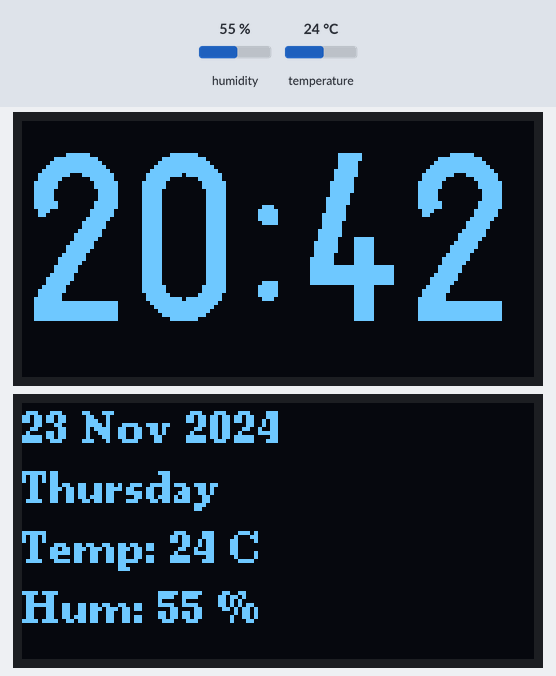
A sketch run on a simulated Arduino Mega 2560, built with avr-gcc and run on an emulated ATmega2560. On the bench: 2 × 128×64 one-colour display. Inputs (shaded band) come from the test bench; at power-on: humidity 55 %, temperature 24 °C.

Above: at 1.3 s.
1.4 s: humidity set to 22 %
At 3.3 s:
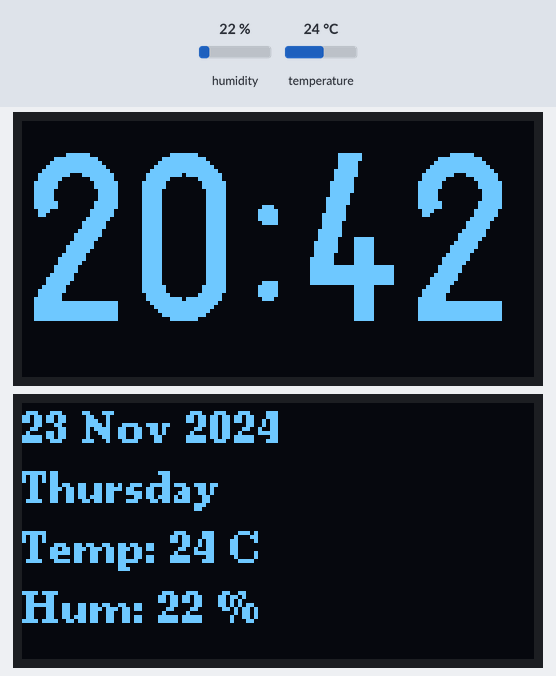
3.6 s: temperature set to 12 °C
At 5.8 s:
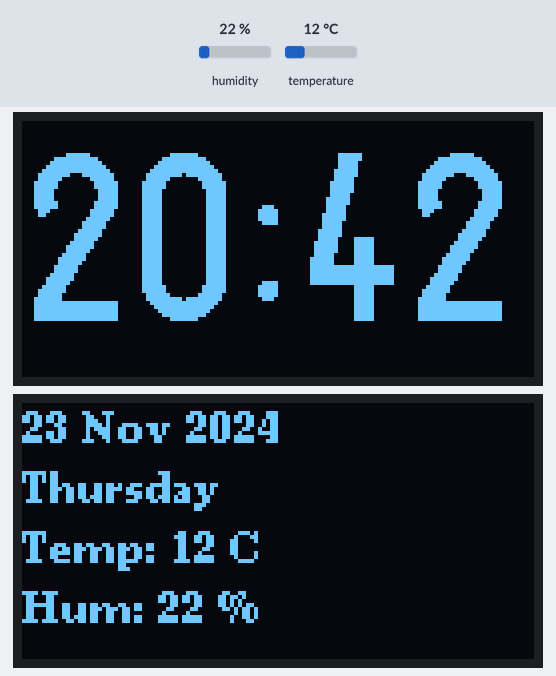
6.3 s: humidity set to 40 %
At 8.2 s:
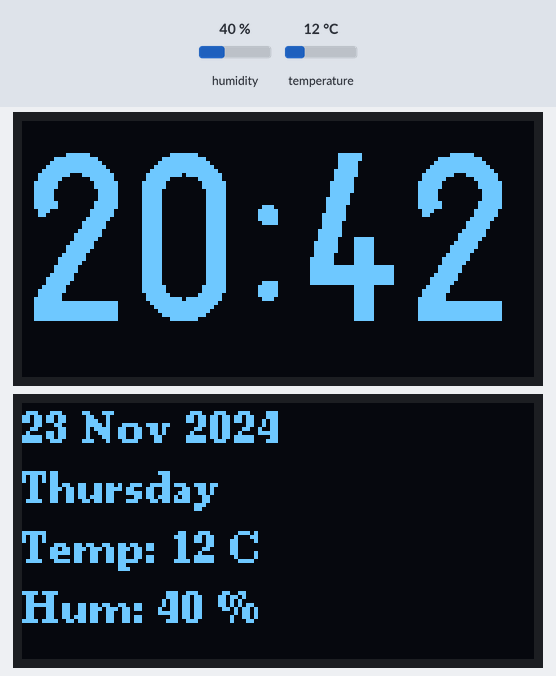
9.0 s: temperature set to 19 °C
Timing chart, 0 to 12.0 s (numbered marks = the images above; inputs shaded):
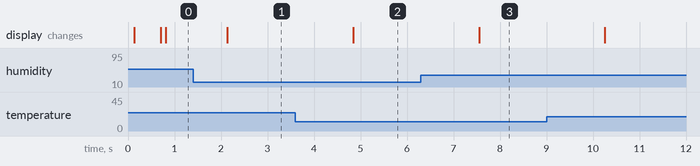

The sketch:

Clock_Genesis.ino
```cpp
#include <Arduino.h>
#include <U8g2lib.h>
#include <Wire.h>
#include <DHT11.h>

// Initialize displays

//U8G2_SSD1306_128X64_NONAME_F_HW_I2C(const u8g2_cb_t *rotation, uint8_t reset = U8X8_PIN_NONE, uint8_t clock = U8X8_PIN_NONE, uint8_t data = U8X8_PIN_NONE)

U8G2_SSD1306_128X64_NONAME_F_HW_I2C display1(U8G2_R0, U8X8_PIN_NONE); // Hours & Minutes
U8G2_SSD1306_128X64_NONAME_F_HW_I2C display2(U8G2_R0, U8X8_PIN_NONE); // Date, Temperature, etc.

// Initialize DHT11
DHT11 dht11(A8); // Connect the DHT11 to pin A8

// Timekeeping variables
unsigned long previousMillis = 0;
unsigned long colonMillis = 0;
const unsigned long interval = 60000; // 1 minute
const unsigned long colonInterval = 1000; // 1 second
bool colonVisible = true; // Tracks the visibility of the `:`
int hours =20;   // Default start time
int minutes = 42;

// Date variables
String date = "23 Nov 2024";
String weekday = "Thursday";
int year = 2024;

// Temperature and humidity variables
int temperature = 0;
int humidity = 0;

void setup() {
  // Initialize displays
  display1.setI2CAddress(0x78);
  display1.begin();
  display1.setFont(u8g2_font_logisoso42_tn); // Large font for time display
  display1.clearDisplay();

  display2.setI2CAddress(0x7A);
  display2.begin();
  display2.setFont(u8g2_font_ncenB08_tr); // Regular font for text
  display2.clearDisplay();

  // Initialize serial communication for debugging DHT11
  Serial.begin(9600);
}

void loop() {
  unsigned long currentMillis = millis();

  // Increment time every minute
  if (currentMillis - previousMillis >= interval) {
    previousMillis = currentMillis;

    minutes++;
    if (minutes >= 60) {
      minutes = 0;
      hours++;
      if (hours >= 24) {
        hours = 0; // Reset hours after 24
      }
    }
  }

  // Toggle colon visibility every second
  if (currentMillis - colonMillis >= colonInterval) {
    colonMillis = currentMillis;
    colonVisible = !colonVisible; // Toggle colon visibility
  }

  // Read temperature and humidity from DHT11
  int result = dht11.readTemperatureHumidity(temperature, humidity);
  if (result != 0) {
    // Handle sensor error if needed
    Serial.println(DHT11::getErrorString(result));
  }

  // Display hours and minutes on Screen 1
  display1.clearBuffer();
  char timeStr[6];
  if (colonVisible) {
    sprintf(timeStr, "%02d:%02d", hours, minutes); // Display with colon
  } else {
    sprintf(timeStr, "%02d:%02d", hours, minutes); // Display without colon
  }
  display1.setCursor(0, 50); // Adjust position for full-screen display
  display1.print(timeStr);
  display1.sendBuffer();

  // Display date, day, year, and temperature/humidity on Screen 2
  display2.clearBuffer();
  display2.setCursor(0, 10);
  display2.print(date);

  display2.setCursor(0, 25);
  display2.print(weekday);

  display2.setCursor(0, 40);
  display2.print("Temp: ");
  display2.print(temperature);
  display2.print(" C");

  display2.setCursor(0, 55);
  display2.print("Hum: ");
  display2.print(humidity);
  display2.print(" %");

  display2.sendBuffer();

  delay(10); // Small delay for smoother performance
}
```

Measured:
- after the input at 1.4 s, the display: changes after 0.74 s (image 1)
- after the input at 3.6 s, the display: changes after 1.2 s (image 2)
- after the input at 6.3 s, the display: changes after 1.2 s (image 3)
